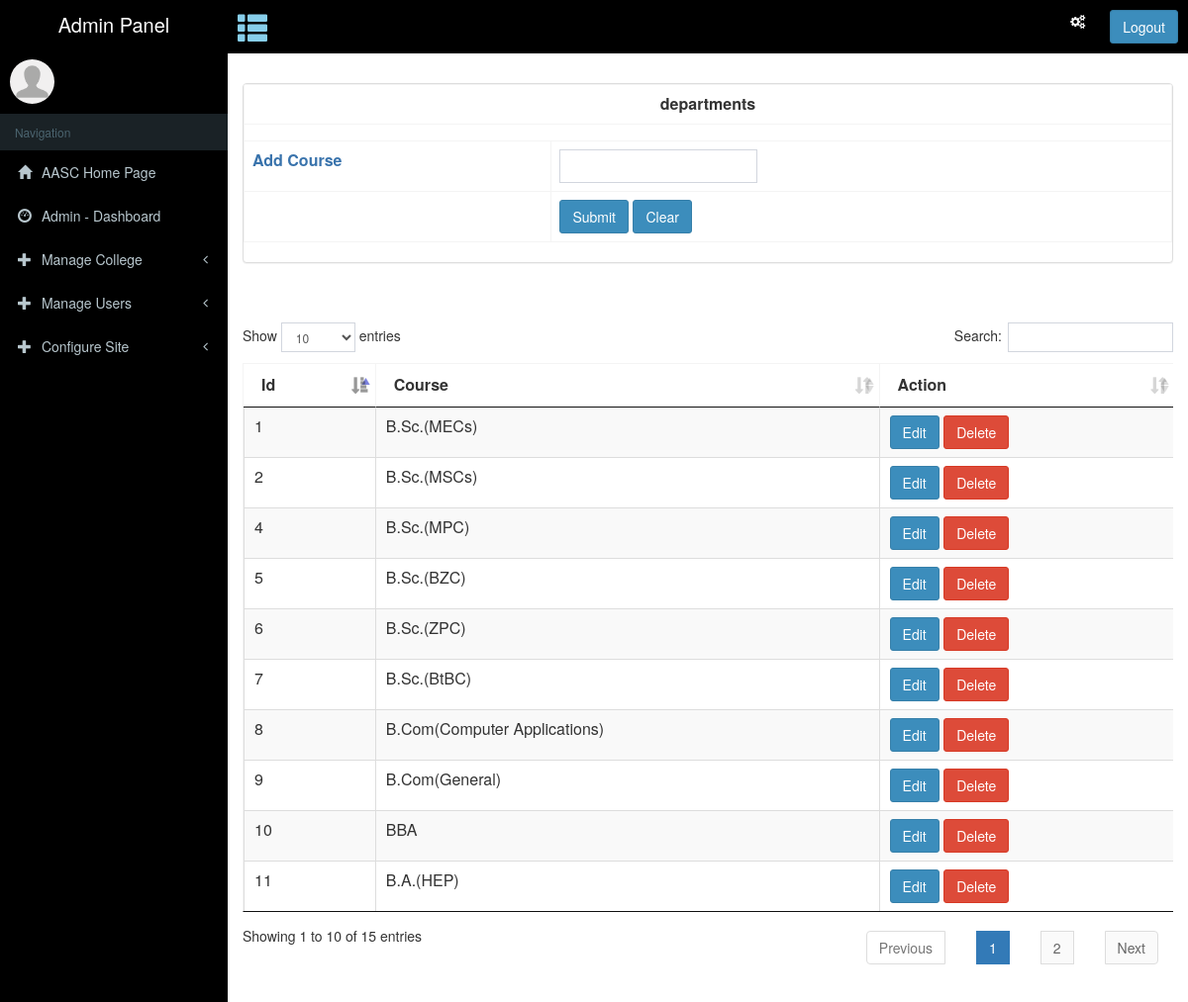
/account/manage-aasc/manage-courses.php, run on the app's committed database.
### tables this page shows
CREATE TABLE `course` (
  `id` int(11) NOT NULL,
  `name` varchar(100) NOT NULL
);

### account/manage-aasc/manage-courses.php (the view, shortened to what this page needs)
<?php
include '../../connection.php';
?>
<!DOCTYPE html>
<html>
<head>
  <?php include '../../assets/dashboard-assets-css.php'; ?>
</head>
<body class="hold-transition skin-blue sidebar-mini">
<div class="wrapper">
            <?php include '../../navbar/dashboard-navbar.php';?>
        <?php include '../../sidebar/dashboard-left-sidebar.php';?>
  <div class="content-wrapper" style="background-color: #ffffff; ">
    <section class="content-header">
    </section>
    <section class="content">
    <div class="panel panel-default table-responsive">
    <form method="post" action="manage-departments.php">
      <table class="table table-bordered">
        <tr>
          <th colspan="4" class="panel-heading" style="font-weight: bold; text-align: center;"> departments </th>
        </tr>
        <tr>
          <td align="center" colspan="4">
          </td>
        </tr>
        <tr>
          <td><span style="color: #3973ac; font-weight: bold; ">Add Course</td>
          <td><input type="text" name="txtcourse" id="txtcourse" class="form-control" style="width: 200px"></td>
        </tr>
        <tr>
         <td></td>
          <td align="left">
            <input type="submit" name="btnsubmit" id="btnsubmit" value="Submit" class="btn btn-primary">
            <input type="button" name="btnclear" id="btnclear" value="Clear" class="btn btn-primary">
          </td>
        </tr>
      </table>
      </form>
    </div>
    <br><br>
    <div class="table-responsive">
      <table id="example" class="table table-striped table-bordered cell-border" cellspacing="0" width="100%">
        <thead>
          <tr>
            <th>Id</th>
            <th>Course</th>
            <th>Action</th>
          </tr>
        </thead>
        <tbody>
<?php
              $get2 = mysqli_query($conn,"SELECT * FROM course");
              while($row2 = mysqli_fetch_array($get2))
              {
                $id=$row2['id'];
                $course=$row2['name'];
?>
        <div id="tbl_row">
          <tr>
            <td><?php echo $id; ?></td>
            <td><?php echo $course; ?></td>
			<td>
              <input type="button" name="btnEdit" id="btnEdit" value="Edit" class="btn btn-primary" onclick="edit_row('<?php echo $id; ?>')">
              <input type="button" name="btnDelete" id="btnDelete" value="Delete" class="btn btn-danger" onclick="delete_row('<?php echo $id; ?>')">
            </td>
          </tr>
        </div>
<?php
              }
?>
        </tbody>
      </table>
    </div>
    </section>
  </div>
</div>
</body>
</html>

### assets/css/jAlert.css (style rules this page uses)
html,body { min-height: 100%; }

### data on the page
course: id "1", name "B.Sc.(MECs)"
course: id "2", name "B.Sc.(MSCs)"
course: id "4", name "B.Sc.(MPC)"
course: id "5", name "B.Sc.(BZC)"
course: id "6", name "B.Sc.(ZPC)"
course: id "7", name "B.Sc.(BtBC)"
course: id "8", name "B.Com(Computer Applications)"
course: id "9", name "B.Com(General)"
course: id "10", name "BBA"
course: id "11", name "B.A.(HEP)"
